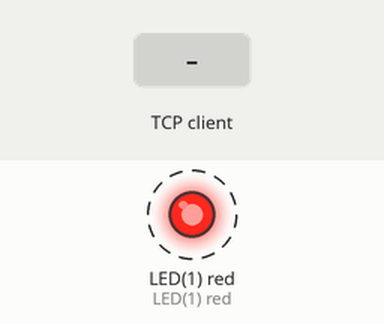
The program below on a simulated pyboard running MicroPython. Parts: output pins drawn as LEDs (lit = HIGH). Dashed ring = blinking. Inputs (shaded band) come from the test bench. One TCP client connects 1 s after the port opens and stays connected; what the program prints to the serial console is not drawn.

Above: at 1.25 s.
1.3 s: the TCP client sends "1\n"
Timing chart, 0 to 10.3 s (numbered marks = the images above; inputs shaded):
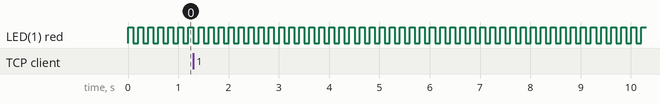

The program:

userver.py
```python
# userver.py Demo of simple uasyncio-based echo server

# Released under the MIT licence
# Copyright (c) Peter Hinch 2019-2020

import usocket as socket
import uasyncio as asyncio
import uselect as select
import ujson
from heartbeat import heartbeat  # Optional LED flash

class Server:

    def __init__(self, host='0.0.0.0', port=8123, backlog=5, timeout=20):
        self.host = host
        self.port = port
        self.backlog = backlog
        self.timeout = timeout

    async def run(self):
        print('Awaiting client connection.')
        self.cid = 0
        asyncio.create_task(heartbeat(100))
        self.server = await asyncio.start_server(self.run_client, self.host, self.port, self.backlog)
        while True:
            await asyncio.sleep(100)

    async def run_client(self, sreader, swriter):
        self.cid += 1
        print('Got connection from client', self.cid)
        try:
            while True:
                try:
                    res = await asyncio.wait_for(sreader.readline(), self.timeout)
                except asyncio.TimeoutError:
                    res = b''
                if res == b'':
                    raise OSError
                print('Received {} from client {}'.format(ujson.loads(res.rstrip()), self.cid))
                swriter.write(res)
                await swriter.drain()  # Echo back
        except OSError:
            pass
        print('Client {} disconnect.'.format(self.cid))
        await sreader.wait_closed()
        print('Client {} socket closed.'.format(self.cid))

    async def close(self):
        print('Closing server')
        self.server.close()
        await self.server.wait_closed()
        print('Server closed.')

server = Server()
try:
    asyncio.run(server.run())
except KeyboardInterrupt:
    print('Interrupted')  # This mechanism doesn't work on Unix build.
finally:
    asyncio.run(server.close())
    _ = asyncio.new_event_loop()
```

heartbeat.py
```python
# flash.py Heartbeat code for simple uasyncio-based echo server

# Released under the MIT licence
# Copyright (c) Peter Hinch 2019

import uasyncio as asyncio
from sys import platform


async def heartbeat(tms):
    if platform == 'pyboard':  # V1.x or D series
        from pyb import LED
        led = LED(1)
    elif platform == 'esp8266':
        from machine import Pin
        led = Pin(2, Pin.OUT, value=1)
    elif platform == 'esp32':
        # Some boards have an LED
        #from machine import Pin
        #led = Pin(2, Pin.OUT, value=1)
        return  # Reference board has no LED
    elif platform == 'linux':
        return  # No LED
    else:
        raise OSError('Unsupported platform.')
    while True:
        if platform == 'pyboard':
            led.toggle()
        elif platform == 'esp8266':
            led(not led())
        await asyncio.sleep_ms(tms)
```

Measured:
- by itself, LED(1) red: alternates HIGH for 0.10 s and LOW for 0.10 s
